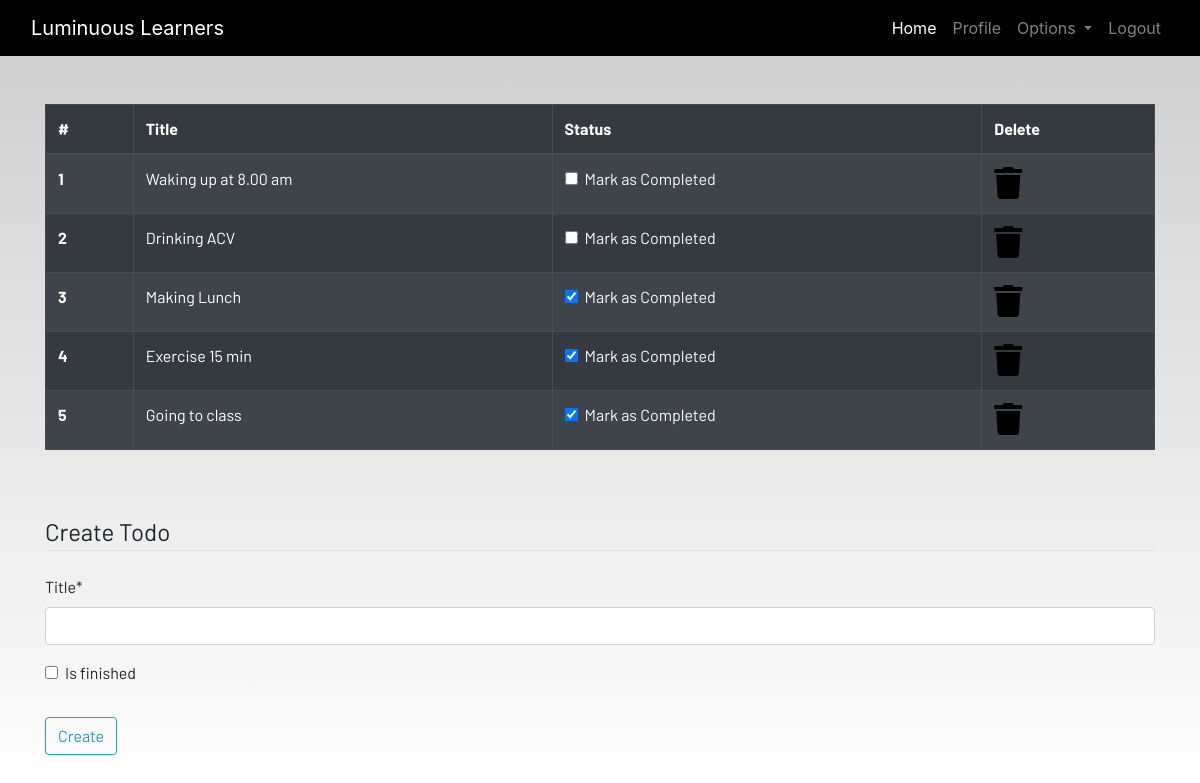
The app's page /todo (signed in) with its own data.
### dashboard/models.py (models this page shows, shortened)
class Todo(models.Model):
    user = models.ForeignKey(User,on_delete=models.CASCADE)
    title = models.CharField(max_length=100)
    is_finished = models.BooleanField(default=False)

### dashboard/views.py (the view)
# urls.py: path('todo',views.todo,name="todo"),
@login_required
def todo(request):
    if request.method == 'POST':
        form = TodoForm(request.POST)
        if form.is_valid():
            try:
                finished = request.POST['is_finished']
                if finished == "on":
                    finished = True
                else:
                    finished = False
            except:
               finished = False
            todos = Todo(
                user = request.user,
                title = request.POST['title'],
                is_finished = finished
            )
            todos.save()
            messages.success(request,f"Todo added By {request.user}")
    else:
        form = TodoForm()
    todo = Todo.objects.filter(user=request.user)
    if len(todo) == 0:
        todos_done = True
    else:
        todos_done = False
    context = {
        'todos':todo,
        'form':form,
        'todo_done': todos_done
    }
    return render(request,'dashboard/todo.html',context)

### dashboard/forms.py
class TodoForm(forms.ModelForm):
    class Meta:
        model = Todo
        fields = ['title','is_finished']

### dashboard/templates/dashboard/todo.html (shortened to what this page needs)
{% extends 'dashboard/base.html' %}
{% load static %}
{% load crispy_forms_tags %}
{% block content %}
<div class="container">
    {% if not todos_done %}
    <table class="table table-striped table-bordered table-hover table-dark">
        <thead>
            <tr>
                <th scope="col">#</th>
                <th scope="col">Title</th>
                <th scope="col">Status</th>
                <th scope="col">Delete</th>
            </tr>
        </thead>
        <tbody>
            {% for todo in todos %}
            <tr>
                <th scope="row">{{forloop.counter}}</th>
                <td>{{todo.title}}</td>
                <td>
                    <a href="{% url 'update-todo' todo.id %}">
                        <div class="form-check">
                            {% if todo.is_finished == True %}
                            <input class="form-check-input" type="checkbox" value="" checked>
                            {% else %}
                            <input class="form-check-input" type="checkbox" value="">
                            {% endif %}
                            <label class="form-check-label text-light" for="flexCheckDefault">
                                Mark as Completed
                            </label>
                        </div>
                    </a>
                </td>
                <td><a href="{% url 'delete-todo' todo.id %}"><i class="fa fa-trash fa-2x"></i></a></td>
            </tr>
            {% endfor %}
        </tbody>
    </table>
    {% else %}
    <h4>All tasks have been done!! create to add more</h4>
    {% endif %}
</div><br><br>
<div class="container">
    <form method="POST">
        <fieldset class="form-group">
            <legend class="border-bottom mb-4">Create Todo</legend>
            {{form|crispy}}
        </fieldset>
        <div class="form-group">
            <button href="" class="btn btn-outline-info" type="submit">
                Create
            </button>
        </div>
    </form>
</div>
{% endblock content %}

### static/css/main.css (style rules this page uses)
html { scroll-behavior: smooth; height: 100%; width: 100%; }
a { text-decoration: none !important; color: black; }
html, body { max-width: 100%; overflow-x: hidden; height: 100%; width: 100%; }
body { background: linear-gradient(rgba(0, 0, 0, 0.2), rgba(255, 255, 255, 0.5)); overflow-x: hidden; background-repeat: no-repeat; }
.fa { color: black; }

### records on screen
Todo: title "Waking up at 8.00 am"
Todo: title "Drinking ACV"
Todo: title "Making Lunch"
Todo: title "Exercise 15 min"
Todo: title "Going to class"
